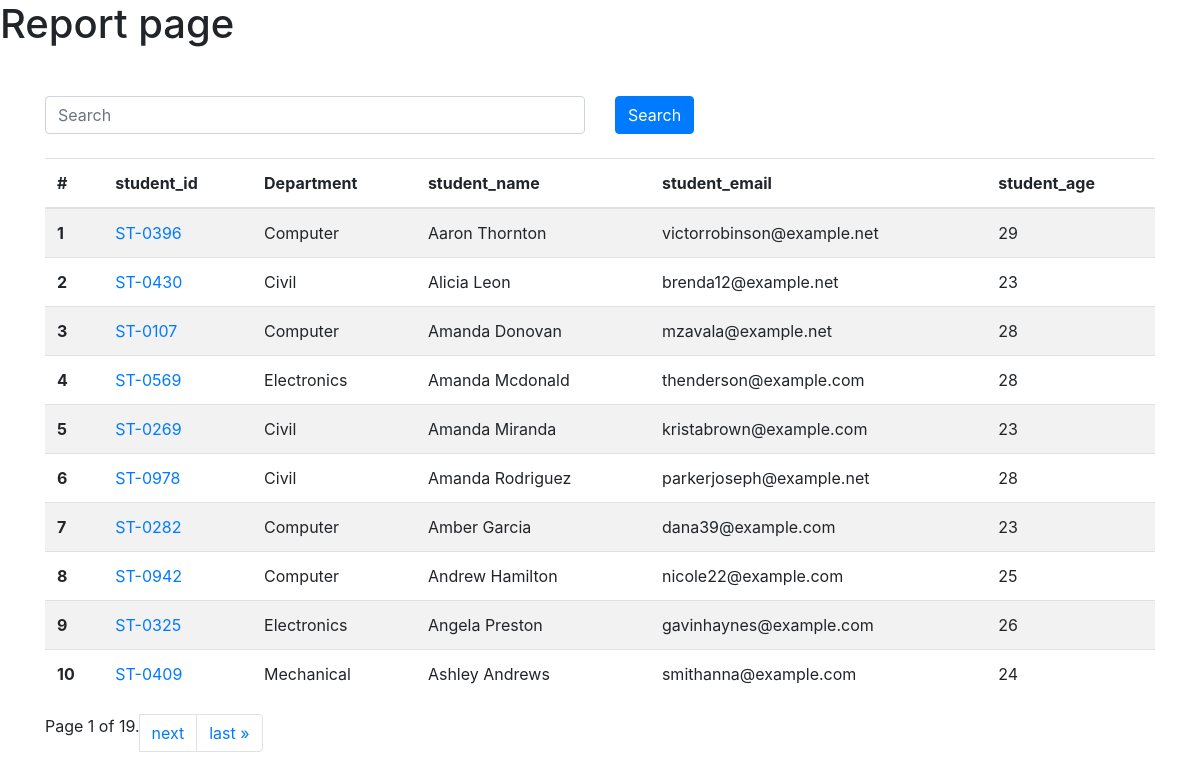
The page /report/student/ on the database its author committed.
### reportCard/models.py (models this page shows, shortened)
class Student(models.Model):
  department = models.ForeignKey(Department, related_name='depart', on_delete=models.CASCADE)
  student_id = models.OneToOneField(StudentID, related_name='studentid', on_delete=models.CASCADE)
  student_name = models.CharField(max_length=100)
  student_email = models.EmailField(unique=True)
  student_age = models.IntegerField(default=18)
  student_address = models.TextField()
  class Meta:
    ordering = ['student_name']
    verbose_name = 'student'

class StudentID(models.Model):
  student_id = models.CharField(max_length=100)
  def __str__(self) -> str:
    return self.student_id

class Department(models.Model):
  department = models.CharField(max_length=100)
  class Meta:
    ordering = ['department']

### reportCard/views.py (the view, shortened to what this page needs)
# urls.py: path('student/', views.get_students, name = "student"),
def get_students(request):
  queryset = Student.objects.all()
  paginator = Paginator(queryset, 10)
  page_num = request.GET.get("page", 1)
  page_obj = paginator.get_page(page_num)
  return render(request, 'reportCard/student.html', {'queryset':page_obj})

### reportCard/templates/reportCard/student.html (shortened to what this page needs)
<!DOCTYPE html>
<html lang="en">
<head>
  <link rel="stylesheet" href="https://cdn.jsdelivr.net/npm/bootstrap@4.3.1/dist/css/bootstrap.min.css">
</head>
<body>
  <h1>Report page</h1>
  <div class="container mt-5">
    <form action="" class="mb-4">
    <div class="row">
      <div class="col md-6">
        <input class="form-control" type="text" name="search" placeholder="Search">
      </div>
      <div class="col md-6">
        <button class="btn btn-primary">Search</button>
      </div>
    </div>
    </form>
    <table class="table table-striped">
      <thead>
        <tr>
          <th scope="col">#</th>
          <th scope="col">student_id</th>
          <th scope="col">Department</th>
          <th scope="col">student_name</th>
          <th scope="col">student_email</th>
          <th scope="col">student_age</th>
        </tr>
      </thead>
      <tbody>
        {% for student in queryset %}
        <tr>
          <th scope="row">{{forloop.counter}}</th>
          <td>
            <a href="{% url 'marks' student.student_id %}">
            {{student.student_id}}</a></td>
          <td>{{student.department.department}}</td>
          <td>{{student.student_name}}</td>
          <td>{{student.student_email}}</td>
          <td>{{student.student_age}}</td>
        </tr>
        {% endfor %}
      </tbody>
    </table>
        <nav aria-label="Page navigation example">
          <ul class="pagination">
            <div class="pagination">
                  <span class="current">
                      Page {{ queryset.number }} of {{ queryset.paginator.num_pages }}.
                  </span>
                  {% if queryset.has_next %}
                    <li class="page-item"><a class="page-link" href="?page={{ queryset.next_page_number }}">next</a></li>
                    <li class="page-item"><a class="page-link" href="?page={{ queryset.paginator.num_pages }}">last &raquo;</a></li>
                  {% endif %}
            </div>
          </ul>
        </nav>
  </div>
</body>
</html>

### rows shown on the page
Student: student_id "ST-0396", department.department "Computer", student_name "Aaron Thornton", student_email "victorrobinson@example.net", student_age "29"
Student: student_id "ST-0430", department.department "Civil", student_name "Alicia Leon", student_email "brenda12@example.net", student_age "23"
Student: student_id "ST-0107", department.department "Computer", student_name "Amanda Donovan", student_email "mzavala@example.net", student_age "28"
Student: student_id "ST-0569", department.department "Electronics", student_name "Amanda Mcdonald", student_email "thenderson@example.com", student_age "28"
Student: student_id "ST-0269", department.department "Civil", student_name "Amanda Miranda", student_email "kristabrown@example.com", student_age "23"
Student: student_id "ST-0978", department.department "Civil", student_name "Amanda Rodriguez", student_email "parkerjoseph@example.net", student_age "28"
Student: student_id "ST-0282", department.department "Computer", student_name "Amber Garcia", student_email "dana39@example.com", student_age "23"
Student: student_id "ST-0942", department.department "Computer", student_name "Andrew Hamilton", student_email "nicole22@example.com", student_age "25"
Student: student_id "ST-0325", department.department "Electronics", student_name "Angela Preston", student_email "gavinhaynes@example.com", student_age "26"
Student: student_id "ST-0409", department.department "Mechanical", student_name "Ashley Andrews", student_email "smithanna@example.com", student_age "24"

### other values the page prints
{{ queryset.number }} "1"
{{ queryset.paginator.num_pages }} "19"
